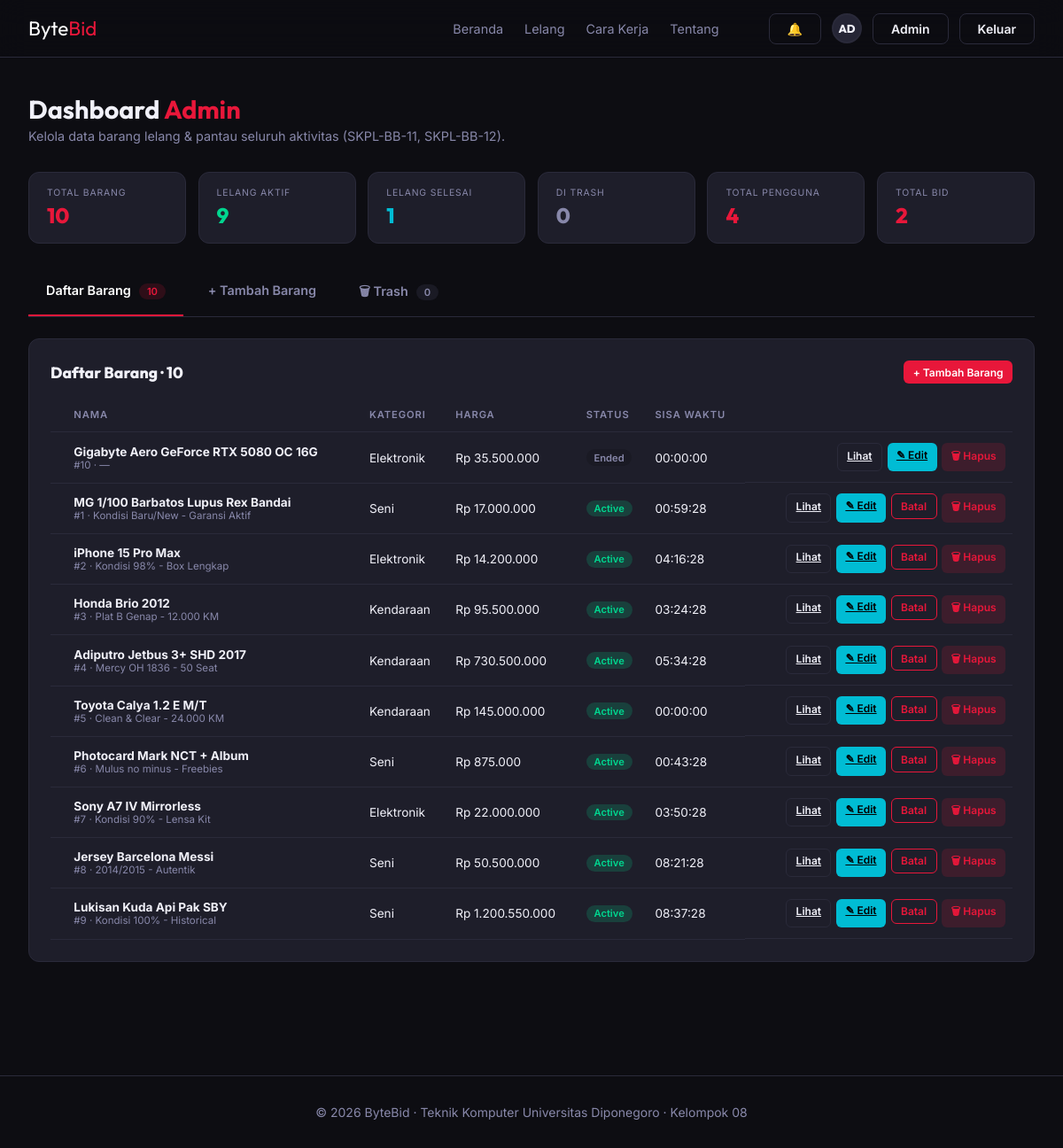
The page /admin (signed in) on the database its author committed.
### app/models.py (models this page shows, shortened)
class Item(db.Model):
    __tablename__ = 'items'
    id = db.Column(db.Integer, primary_key=True)
    name = db.Column(db.String(200), nullable=False)
    description = db.Column(db.Text, nullable=True)
    condition = db.Column(db.String(255), nullable=True)
    category = db.Column(db.String(50), nullable=False, index=True, default='Lainnya')
    image = db.Column(db.String(500), nullable=True)
    start_price = db.Column(db.Numeric(15, 2), nullable=False)
    current_bid = db.Column(db.Numeric(15, 2), nullable=False)
    status = db.Column(db.Enum(AuctionStatus),
                       default=AuctionStatus.ACTIVE, nullable=False)
    start_time = db.Column(db.DateTime, default=datetime.utcnow, nullable=False)
    end_time = db.Column(db.DateTime, nullable=False)
    created_by = db.Column(db.Integer, db.ForeignKey('users.id'), nullable=True)
    winner_id = db.Column(db.Integer, db.ForeignKey('users.id'), nullable=True)
    created_at = db.Column(db.DateTime, default=datetime.utcnow, nullable=False)
    updated_at = db.Column(db.DateTime, default=datetime.utcnow,
                           onupdate=datetime.utcnow, nullable=False)
    deleted_at = db.Column(db.DateTime, nullable=True, index=True)  # soft delete (Trash)
    bids = db.relationship('Bid', backref='item', lazy='dynamic',
                           cascade='all, delete-orphan',
                           order_by='Bid.created_at.desc()')
    @property
    def time_remaining_seconds(self) -> int:
        if self.status not in (AuctionStatus.ACTIVE, AuctionStatus.SCHEDULED):
            return 0
        delta = self.end_time - datetime.utcnow()
        return max(0, int(delta.total_seconds()))
    @property
    def timer_display(self) -> str:
        secs = self.time_remaining_seconds
        h, rem = divmod(secs, 3600)
        m, s = divmod(rem, 60)
        return f"{h:02d}:{m:02d}:{s:02d}"

### app/routes/main.py (the view, shortened to what this page needs)
@main_bp.route('/admin', methods=['GET', 'POST'])
@admin_required
def admin_dashboard():
    tab = request.args.get('tab', 'items')
    items = (Item.query.filter(Item.deleted_at.is_(None))
             .order_by(Item.created_at.desc()).all())
    trashed = (Item.query.filter(Item.deleted_at.isnot(None))
               .order_by(Item.deleted_at.desc()).all())
    stats = {
        'total_items': Item.query.filter(Item.deleted_at.is_(None)).count(),
        'active_items': Item.query.filter(
            Item.status == AuctionStatus.ACTIVE,
            Item.deleted_at.is_(None)).count(),
        'ended_items': Item.query.filter(
            Item.status == AuctionStatus.ENDED,
            Item.deleted_at.is_(None)).count(),
        'trashed_items': len(trashed),
        'total_users': User.query.count(),
        'total_bids': Bid.query.count(),
    }
    return render_template('admin.html',
                           items=items, trashed=trashed,
                           stats=stats, active_tab=tab)

### app/__init__.py (called while the page is built)
def _format_rupiah(value) -> str:
    if value is None:
        return 'Rp 0'
    try:
        n = int(round(float(value)))
    except (TypeError, ValueError):
        return 'Rp 0'
    return 'Rp ' + f'{n:,}'.replace(',', '.')

### app/routes/main.py (called while the page is built)
def _current_user():
    uid = session.get('user_id')
    if not uid:
        return None
    return User.query.get(uid)

@main_bp.app_context_processor
def inject_globals():
    user = _current_user()
    unread_count = 0
    if user:
        unread_count = Notification.query.filter_by(
            user_id=user.id, is_read=False).count()
    return {
        'current_user': user,
        'now': datetime.utcnow(),
        'unread_notif_count': unread_count,
    }

def admin_required(view):
    @wraps(view)
    def wrapped(*args, **kwargs):
        if not session.get('user_id'):
            return redirect(url_for('main.login', next=request.path))
        if not session.get('is_admin'):
            flash('Akses ditolak. Hanya admin.', 'error')
            return redirect(url_for('main.index'))
        return view(*args, **kwargs)
    return wrapped

### templates/admin.html (shortened to what this page needs)
{% extends "base.html" %}
{% block content %}
<section class="admin-page">
  <div class="container">
    <h1>Dashboard <span>Admin</span></h1>
    <p class="lead">Kelola data barang lelang & pantau seluruh aktivitas (SKPL-BB-11, SKPL-BB-12).</p>
    <div class="stat-grid">
      <div class="stat-box"><div class="lbl">Total Barang</div><div class="val">{{ stats.total_items }}</div></div>
      <div class="stat-box green"><div class="lbl">Lelang Aktif</div><div class="val">{{ stats.active_items }}</div></div>
      <div class="stat-box cyan"><div class="lbl">Lelang Selesai</div><div class="val">{{ stats.ended_items }}</div></div>
      <div class="stat-box muted"><div class="lbl">Di Trash</div><div class="val">{{ stats.trashed_items }}</div></div>
      <div class="stat-box"><div class="lbl">Total Pengguna</div><div class="val">{{ stats.total_users }}</div></div>
      <div class="stat-box"><div class="lbl">Total Bid</div><div class="val">{{ stats.total_bids }}</div></div>
    </div>
    <div class="tabs">
      <a href="{{ url_for('main.admin_dashboard', tab='items') }}"
         class="tab {% if active_tab != 'trash' %}active{% endif %}">
        Daftar Barang <span class="count">{{ items|length }}</span>
      </a>
      <a href="{{ url_for('main.admin_dashboard', tab='create') }}"
         class="tab {% if active_tab == 'create' %}active{% endif %}">
        + Tambah Barang
      </a>
      <a href="{{ url_for('main.admin_dashboard', tab='trash') }}"
         class="tab {% if active_tab == 'trash' %}active{% endif %}">
        🗑 Trash <span class="count">{{ trashed|length }}</span>
      </a>
    </div>
    {% if active_tab == 'create' %}
    <div class="panel">
      <div class="panel-head"><h3>Tambah Barang Lelang Baru</h3></div>
      <form method="POST" enctype="multipart/form-data">
        <input type="hidden" name="action" value="create_item"/>
        <input type="hidden" name="tab" value="items"/>
        <div class="form-row">
          <div class="form-group">
            <label class="form-label">Nama Barang</label>
            <input class="form-input" name="name" required placeholder="Misal: iPhone 15 Pro Max"/>
          </div>
          <div class="form-group">
            <label class="form-label">Kategori</label>
            <select class="form-input" name="category">
              <option>Elektronik</option>
              <option>Kendaraan</option>
              <option>Seni</option>
              <option>Lainnya</option>
            </select>
          </div>
        </div>
        <div class="form-row">
          <div class="form-group">
            <label class="form-label">Harga Awal (Rp)</label>
            <input class="form-input" type="number" name="start_price" min="1" required/>
          </div>
          <div class="form-group">
            <label class="form-label">Durasi (menit)</label>
            <input class="form-input" type="number" name="duration_minutes" value="30" min="1"/>
          </div>
        </div>
        <div class="form-group">
          <label class="form-label">Kondisi</label>
          <input class="form-input" name="condition" placeholder="Kondisi 95% - Box lengkap"/>
        </div>
        <div class="form-group">
          <label class="form-label">Gambar Barang</label>
          <input class="form-input" type="file" name="image" accept="image/png,image/jpeg,image/jpg,image/gif,image/webp"/>
          <div style="font-size:.75rem;color:var(--muted);margin-top:.35rem">Format: PNG, JPG, JPEG, GIF, WEBP · Maks 50 MB</div>
        </div>
        <div class="form-group">
          <label class="form-label">Deskripsi</label>
          <textarea class="form-input" name="description" rows="3"></textarea>
        </div>
        <button type="submit" class="btn btn-red">Tambahkan Lelang</button>
      </form>
    </div>
    {% else %}
    <div class="panel">
      <div class="panel-head">
        <h3>Daftar Barang · {{ items|length }}</h3>
        <a href="{{ url_for('main.admin_dashboard', tab='create') }}" class="btn btn-red btn-mini">+ Tambah Barang</a>
      </div>
      {% if not items %}
      <div class="empty-state">
        <div class="icon">📦</div>
        <div>Belum ada barang. Klik "+ Tambah Barang" untuk membuat lelang pertama.</div>
      </div>
      {% else %}
      <table class="items">
        <thead>
          <tr><th></th><th>Nama</th><th>Kategori</th><th>Harga</th><th>Status</th><th>Sisa Waktu</th><th></th></tr>
        </thead>
        <tbody>
          {% for it in items %}
          <tr>
            <td>{% if it.image %}<img class="thumb" src="{{ it.image }}" onerror="this.style.display='none'"/>{% endif %}</td>
            <td><strong>{{ it.name }}</strong><div style="font-size:.72rem;color:var(--muted)">#{{ it.id }} · {{ it.condition or '—' }}</div></td>
            <td>{{ it.category }}</td>
            <td>{{ it.current_bid | rupiah }}</td>
            <td><span class="pill {{ it.status.value }}">{{ it.status.value }}</span></td>
            <td>{{ it.timer_display }}</td>
            <td class="row-actions">
              <a class="btn-mini btn-view" href="{{ url_for('main.pantau', item_id=it.id) }}">Lihat</a>
              <a class="btn-mini btn-edit" href="{{ url_for('main.admin_edit_item', item_id=it.id) }}">✎ Edit</a>
              {% if it.status.value == 'active' %}
              <form method="POST" onsubmit="return confirm('Batalkan lelang ini?')">
                <button class="btn-mini btn-cancel" type="submit">Batal</button>
              </form>
              {% endif %}
              <form method="POST" onsubmit="return confirm('Pindahkan {{ it.name|e }} ke Trash?')">
                <button class="btn-mini btn-trash" type="submit">🗑 Hapus</button>
              </form>
            </td>
          </tr>
          {% endfor %}
        </tbody>
      </table>
      {% endif %}
    </div>
    {% endif %}
  </div>
</section>
{% endblock %}

### templates/base.html (style rules this page uses)
:root { --bg: #0d0d12; --bg2: #13131a; --bg3: #1a1a24; --card: #1e1e2a; --card2: #252535; --border: #2a2a3a; --red: #e8173a; --red-dim: rgba(232,23,58,0.15); --green: #00d68f; --cyan: #00bcd4; --text: #f0f0f8; --muted: #8888aa; --white: #ffffff; }
*, *::before, *::after { box-sizing: border-box; margin: 0; padding: 0; }
html { scroll-behavior: smooth; }
body { background: var(--bg); color: var(--text); font-family: 'Inter', sans-serif; min-height: 100vh; }
.btn { display: inline-flex; align-items: center; justify-content: center; padding: .5rem 1.25rem; border-radius: 8px; font-size: .875rem; font-weight: 600; cursor: pointer; text-decoration: none; border: none; transition: all .2s; }
.btn-red { background: var(--red); color: var(--white); }
.container { max-width: 1200px; margin: 0 auto; padding: 0 2rem; }

### templates/admin.html (style rules this page uses)
.admin-page { padding: 2.5rem 0; }
.admin-page h1 { font-family: 'Outfit', sans-serif; font-size: 1.8rem; margin-bottom: .25rem; }
.admin-page h1 span { color: var(--red); }
.admin-page p.lead { color: var(--muted); margin-bottom: 2rem; font-size: .9rem; }
.stat-grid { display: grid; grid-template-columns: repeat(6, 1fr); gap: .85rem; margin-bottom: 2rem; }
.stat-box { background: var(--card); border: 1px solid var(--border); border-radius: 12px; padding: 1rem 1.25rem; }
.stat-box .lbl { font-size: .65rem; text-transform: uppercase; letter-spacing: .08em; color: var(--muted); margin-bottom: .25rem; }
.stat-box .val { font-family: 'Outfit', sans-serif; font-size: 1.5rem; font-weight: 800; color: var(--red); }
.stat-box.green .val { color: var(--green); }
.stat-box.cyan .val { color: var(--cyan); }
.stat-box.muted .val { color: var(--muted); }
.tabs { display: flex; gap: .5rem; border-bottom: 1px solid var(--border); margin-bottom: 1.5rem; }
.tab { padding: .75rem 1.25rem; cursor: pointer; color: var(--muted); border-bottom: 2px solid transparent; font-weight: 600; font-size: .9rem; text-decoration: none; }
.tab.active { color: var(--white); border-bottom-color: var(--red); }
.tab .count { display: inline-block; background: var(--bg3); color: var(--muted); padding: .1rem .55rem; border-radius: 10px; font-size: .7rem; margin-left: .35rem; }
.tab.active .count { background: var(--red-dim); color: var(--red); }
.panel { background: var(--card); border: 1px solid var(--border); border-radius: 12px; padding: 1.5rem; margin-bottom: 1.5rem; }
.panel-head { display: flex; justify-content: space-between; align-items: center; margin-bottom: 1rem; }
.panel h3 { font-family: 'Outfit', sans-serif; font-size: 1.1rem; font-weight: 800; }
table.items { width: 100%; border-collapse: collapse; }
table.items th, table.items td { padding: .75rem .5rem; text-align: left; border-bottom: 1px solid var(--border); font-size: .85rem; vertical-align: middle; }
table.items th { color: var(--muted); font-weight: 600; text-transform: uppercase; font-size: .7rem; letter-spacing: .08em; }
.pill { display: inline-block; padding: .15rem .55rem; border-radius: 10px; font-size: .7rem; font-weight: 600; text-transform: capitalize; }
.pill.active { background: rgba(0,214,143,.18); color: var(--green); }
.pill.ended { background: var(--bg3); color: var(--muted); }
.row-actions { display: flex; gap: .35rem; flex-wrap: wrap; justify-content: flex-end; }
.row-actions form { display: inline-block; margin: 0; }
.btn-mini { padding: .35rem .65rem; font-size: .75rem; border-radius: 6px; border: none; cursor: pointer; font-family: inherit; font-weight: 600; }
.btn-edit { background: var(--cyan); color: #000; }
.btn-view { background: transparent; color: var(--text); border: 1px solid var(--border); }
.btn-cancel { background: transparent; color: var(--red); border: 1px solid var(--red); }
.btn-trash { background: var(--red-dim); color: var(--red); }

### rows shown on the page
Item: name "Gigabyte Aero GeForce RTX 5080 OC 16G", id "10", condition "—", category "Elektronik", current_bid|rupiah "Rp 35.500.000", status.value "Ended", timer_display "00:00:00"
Item: name "MG 1/100 Barbatos Lupus Rex Bandai", id "1", condition "Kondisi Baru/New - Garansi Aktif", category "Seni", current_bid|rupiah "Rp 17.000.000", status.value "Active", timer_display "00:59:28"
Item: name "iPhone 15 Pro Max", id "2", condition "Kondisi 98% - Box Lengkap", category "Elektronik", current_bid|rupiah "Rp 14.200.000", status.value "Active", timer_display "04:16:28"
Item: name "Honda Brio 2012", id "3", condition "Plat B Genap - 12.000 KM", category "Kendaraan", current_bid|rupiah "Rp 95.500.000", status.value "Active", timer_display "03:24:28"
Item: name "Adiputro Jetbus 3+ SHD 2017", id "4", condition "Mercy OH 1836 - 50 Seat", category "Kendaraan", current_bid|rupiah "Rp 730.500.000", status.value "Active", timer_display "05:34:28"
Item: name "Toyota Calya 1.2 E M/T", id "5", condition "Clean & Clear - 24.000 KM", category "Kendaraan", current_bid|rupiah "Rp 145.000.000", status.value "Active", timer_display "00:00:00"
Item: name "Photocard Mark NCT + Album", id "6", condition "Mulus no minus - Freebies", category "Seni", current_bid|rupiah "Rp 875.000", status.value "Active", timer_display "00:43:28"
Item: name "Sony A7 IV Mirrorless", id "7", condition "Kondisi 90% - Lensa Kit", category "Elektronik", current_bid|rupiah "Rp 22.000.000", status.value "Active", timer_display "03:50:28"
Item: name "Jersey Barcelona Messi", id "8", condition "2014/2015 - Autentik", category "Seni", current_bid|rupiah "Rp 50.500.000", status.value "Active", timer_display "08:21:28"
Item: name "Lukisan Kuda Api Pak SBY", id "9", condition "Kondisi 100% - Historical", category "Seni", current_bid|rupiah "Rp 1.200.550.000", status.value "Active", timer_display "08:37:28"

### other values the page prints
{{ session.user_name[:2] }} "AD"
{{ stats.total_items }} "10"
{{ stats.active_items }} "9"
{{ stats.ended_items }} "1"
{{ stats.trashed_items }} "0"
{{ stats.total_users }} "4"
{{ stats.total_bids }} "2"
{{ items|length }} "10"
{{ trashed|length }} "0"
